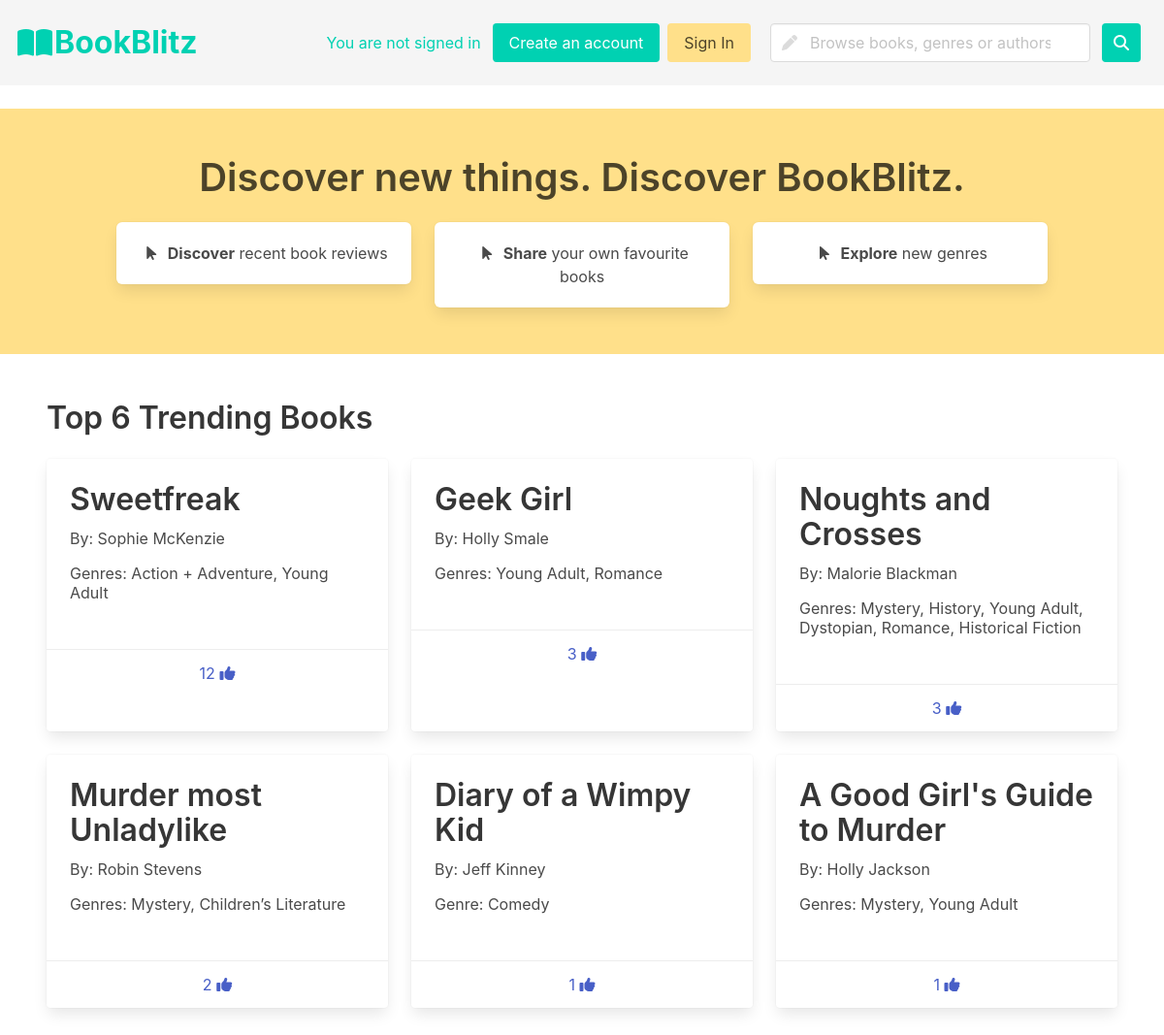
Page /fluffyBooks/ on the committed database.
### fluffyBooks/models.py (models this page shows, shortened)
class Book(models.Model):
    book_text = models.CharField(max_length=200)
    likes = models.IntegerField(default=0)
    book_genres = models.ManyToManyField(Genre, blank=True)
    userlikes = models.ManyToManyField(User, blank=True)
    book_authors = models.ManyToManyField(Author, blank=True)

class Author(models.Model):
    author_name = models.CharField(max_length=200)

class Genre(models.Model):
    genre_text = models.CharField(max_length=30)

### fluffyBooks/views.py (the view)
# urls.py: path('', views.home, name='home'),
def home(request):
    try:
        posted = request.GET['post']
    except:
        posted = None
    try:
        like = request.GET['warning']
    except:
        like = None
    reviews = Recommendation.objects.all()
    genres = Genre.objects.all()
    books = Book.objects.all()
    i = 0
    trending_books = Book.objects.order_by('-likes')[:6]
    review_list = []
    book_author_list = []
    cards = []
    for i in trending_books:
        card = [i.book_text]
        for author in i.book_authors.all():
            authorlist = []
            authorlist.append(author.author_name)
        card.append(authorlist)
        cards.append(card)
    context = {'cardbooks': trending_books, 'review_list':review_list, 'author_list':book_author_list, 'cards':cards, 'posted':posted, 'like':like}
    return render(request, 'fluffyBooks/home.html', context)

### fluffyBooks/templates/fluffyBooks/home.html (shortened to what this page needs)
<!DOCTYPE html>
<html>
<head>
    {% load static %}
    <link rel="stylesheet" href="https://cdn.jsdelivr.net/npm/bulma@0.9.3/css/bulma.min.css">
</head>
<body>
    {% include 'fluffyBooks/navbar.html' %}
    <section class="hero is-warning mt-5">
        <section class="section">
            <div class="container">
                <h1 class="title has-text-centered is-size-2">
                    Discover new things. Discover BookBlitz.
                </h1>
                <div class="columns">
                    <div class="column">
                        <div class="box has-background-white has-text-centered">
                            <span class="icon">
                                <i class="fa-solid fa-arrow-pointer"></i>
                            </span>
                            <a href="{% url 'fluffyBooks:reviews' %}"><strong>Discover</strong> recent book
                                reviews</a>
                        </div>
                    </div>
                    <div class="column">
                        <div class="box has-background-white has-text-centered">
                            <span class="icon">
                                <i class="fa-solid fa-arrow-pointer"></i>
                            </span>
                            <a href="{% url 'fluffyBooks:review_page' %}"><strong>Share</strong> your own favourite
                                books</a>
                        </div>
                    </div>
                    <div class="column">
                        <div class="box has-background-white has-text-centered">
                            <span class="icon">
                                <i class="fa-solid fa-arrow-pointer"></i>
                            </span>
                            <a href="{% url 'fluffyBooks:genres' %}"><strong>Explore</strong> new genres</a>
                        </div>
                    </div>
                </div>
        </section>
    </section>
    <section class="section">
        <p class="title">
            Top 6 Trending Books
        </p>
    {% include 'fluffyBooks/cards.html' %}
    </section>
</body>
</html>

### fluffyBooks/templates/fluffyBooks/cards.html (shortened to what this page needs)
<div class="columns is-multiline">
    {% for book in cardbooks %}
    <div class="column is-4">
        <a href="{% url 'fluffyBooks:book'%}?book={{book.id}}">
        <div class="card h-same has-background-white">
            <div class="card-content">
                <div class="content">
                    <p class="title is-3 is-centered">{{book.book_text}}</p>
                    <p class="subtitle is-6 is-centered">
                        By:
                        {% for author in book.book_authors.all %}
                             {{author.author_name}}
                        {% endfor %}
                    </p>
                    <p class="subtitle is-6 is-centered">
                        {% if book.book_genres.count > 1 %}
                            Genres:
                            {% for genre in book.book_genres.all %}
                                {% if forloop.counter == book.book_genres.all|length %}
                                    {{genre.genre_text}}
                                {% else %}
                                    {{genre.genre_text}},
                                {% endif %}
                            {% endfor %}
                        {% else %}
                            Genre:
                            {% for genre in book.book_genres.all %}
                                {{genre.genre_text}}
                        {% endfor %}
                         {% endif %}
                    </p>
                </div>
            </div>
            <div class="card-footer">
                    <p class="card-footer-item">
                        <span>
                            <a href="{% url 'fluffyBooks:like'%}?book={{book.id}}">{{book.likes}}
                                <span class="icon is-small">
                                    <i class="fa-solid fa-thumbs-up"></i>
                                </span>
                            </a>
                        </span>
                    </p>
            </div>
        </div>
        </a>
    </div>
    {% endfor %}
</div>

### fluffyBooks/templates/fluffyBooks/home.html (style rules this page uses)
.h-same { height:100%; display: flex; flex-direction: column; }

### rows in the picture
Book: book_text "Sweetfreak", likes "12"
Author: author_name "Sophie McKenzie"
Genre: genre_text "Action + Adventure"
Genre: genre_text "Young Adult"
Book: book_text "Geek Girl", likes "3"
Author: author_name "Holly Smale"
Genre: genre_text "Romance"
Book: book_text "Noughts and Crosses", likes "3"
Author: author_name "Malorie Blackman"
Genre: genre_text "Mystery"
Genre: genre_text "History"
Genre: genre_text "Dystopian"
Genre: genre_text "Historical Fiction"
Book: book_text "Murder most Unladylike", likes "2"
Author: author_name "Robin Stevens"
Genre: genre_text "Children’s Literature"
Book: book_text "Diary of a Wimpy Kid", likes "1"
Author: author_name "Jeff Kinney"
Genre: genre_text "Comedy"
Book: book_text "A Good Girl's Guide to Murder", likes "1"
Author: author_name "Holly Jackson"
